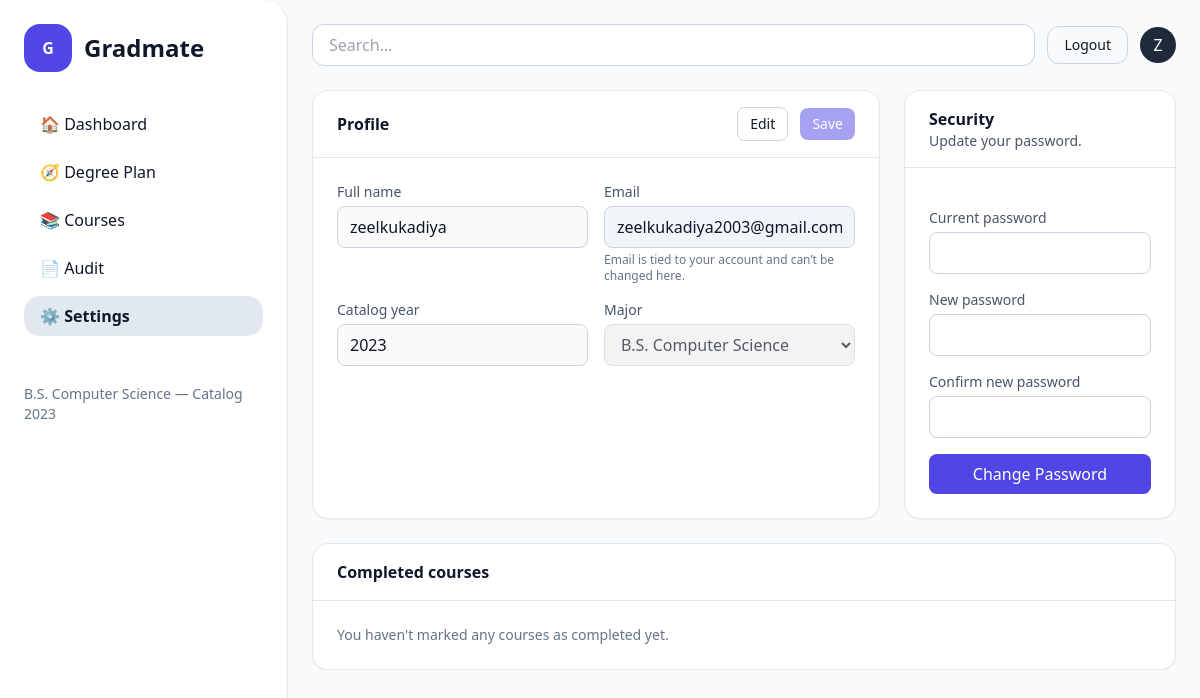
/settings/ (signed in), run on an earlier commit of the app's database.
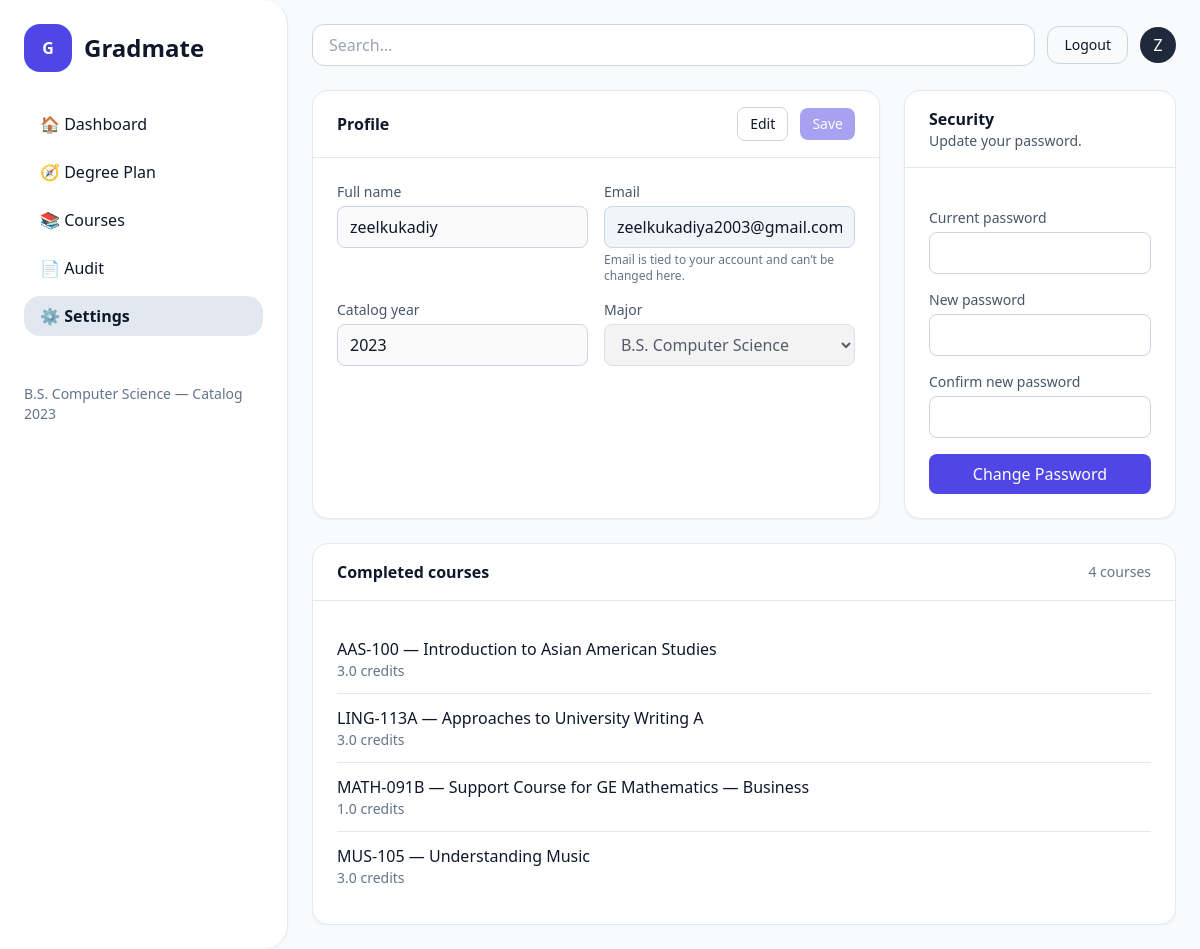
And on a later commit of the database.
### users/models.py (models this page shows, shortened)
class StudentProfile(models.Model):
    PROGRAM_CHOICES = [
        ("BS_CS", "B.S. Computer Science"),
        ("BS_IT", "B.S. Information Technology"),
        ("MS_CS", "M.S. Computer Science"),
        ("MBA", "MBA"),
    ]
    user = models.OneToOneField(
        settings.AUTH_USER_MODEL, on_delete=models.CASCADE, related_name="profile"
    )
    completed_codes = models.TextField(blank=True, default="")
    program = models.CharField(max_length=32, choices=PROGRAM_CHOICES)
    catalog_year = models.PositiveSmallIntegerField(
        validators=[MinValueValidator(2000), MaxValueValidator(2100)],
        help_text="e.g., 2024",
    )
    avg_credits_per_term = models.PositiveIntegerField(default=15)
    max_credits_next_term = models.PositiveIntegerField(default=15)

class CompletedClass(models.Model):
    profile = models.ForeignKey(
        StudentProfile, on_delete=models.CASCADE, related_name="completed_classes"
    )
    course = models.ForeignKey(
        Course, on_delete=models.CASCADE, related_name="completions"
    )
    term = models.CharField(max_length=12, blank=True)
    class Meta:
        unique_together = (("profile", "course"),)

class Course(models.Model):
    program = models.CharField(max_length=32, choices=StudentProfile.PROGRAM_CHOICES)
    catalog_year = models.PositiveSmallIntegerField(
        validators=[MinValueValidator(2000), MaxValueValidator(2100)]
    )
    tags = models.ManyToManyField(
        Tag,
        blank=True,
        related_name="courses",
        help_text="Optional labels like LAB, SUPPORT, GE-QR, etc.",
    )
    code = models.CharField(max_length=16)
    title = models.CharField(max_length=128)
    credits = models.DecimalField(max_digits=4, decimal_places=1, default=3.0)
    subject = models.CharField(max_length=32, blank=True, default="")
    level = models.CharField(max_length=50, null=True, blank=True)
    section = models.CharField(max_length=16, blank=True, default="")
    description = models.TextField(blank=True, default="")
    prerequisites = models.ManyToManyField(
        "self",
        symmetrical=False,
        blank=True,
        related_name="as_prerequisite_for",
    )
    corequisites = models.ManyToManyField(
        "self",
        symmetrical=False,
        blank=True,
        related_name="as_corequisite_for",
    )
    offered_in = models.ManyToManyField(Term, related_name="offerings", blank=True)
    PREREQ_MODES = (
        ("ALL", "All listed are required"),
        ("ANY", "Any one is sufficient"),
    )
    prereq_mode = models.CharField(max_length=3, choices=PREREQ_MODES, default="ALL")
    class Meta:
        unique_together = (("program", "catalog_year", "code"),)
        ordering = ["program", "catalog_year", "code"]

### users/views.py (the view, shortened to what this page needs)
# urls.py: path("settings/", users_views.settings_page, name="settings"),
@profile_required
def settings_page(request):
    profile = request.profile
    submit_kind = request.POST.get("form", "")
    profile_form = ProfileSettingsForm(
        request.user, profile,
        data=(request.POST if submit_kind == "profile" else None)
    )
    pwd_form = PasswordChangeForm(
        request.user,
        data=(request.POST if submit_kind == "password" else None)
    )
    completed_courses = (
        CompletedClass.objects
        .filter(profile=profile)
        .select_related("course")
        .order_by("course__subject", "course__code")
    )
    return render(request, "settings.html", {
        "profile_form": profile_form,
        "pwd_form": pwd_form,
        "profile": profile,
        "completed_courses": completed_courses,
    })

### users/forms.py (shortened to what this page needs)
class ProfileSettingsForm(forms.Form):
    full_name = forms.CharField(label="Full name", max_length=150)
    email = forms.EmailField(label="Email", disabled=True, required=False)
    catalog_year = forms.IntegerField(label="Catalog year", min_value=2000, max_value=2100)
    program = forms.ChoiceField(label="Major", choices=StudentProfile.PROGRAM_CHOICES)
    def __init__(self, user, profile, *args, **kwargs):
        super().__init__(*args, **kwargs)
        full = (user.get_full_name() or "").strip()
        self.fields["full_name"].initial = full if full else (user.username or "")
        self.fields["email"].initial = user.email
        self.fields["email"].disabled = True
        self.fields["catalog_year"].initial = profile.catalog_year
        self.fields["program"].initial = profile.program

### users/views.py (called while the page is built)
def profile_required(viewfunc):
    @wraps(viewfunc)
    @login_required
    def _wrapped(request, *args, **kwargs):
        profile = StudentProfile.objects.filter(user=request.user).first()
        if not profile:
            messages.info(request, "Create your student profile to continue.")
            next_url = request.get_full_path()
            return redirect(f"{reverse('setup_profile')}?next={next_url}")
        request.profile = profile
        return viewfunc(request, *args, **kwargs)
    return _wrapped

### templates/settings.html (shortened to what this page needs)
{% extends "base.html" %}
{% block content %}
  <div class="overflow-y-auto" style="max-height: calc(100vh - 96px);">
    <div class="grid grid-cols-1 lg:grid-cols-3 gap-6">
      <section class="lg:col-span-2 bg-white rounded-2xl shadow-sm border border-slate-200">
        <div class="border-b border-slate-200 px-6 py-4 flex items-center justify-between">
          <h2 class="font-semibold">Profile</h2>
          <div class="space-x-2">
            <button
              id="editBtn"
              type="button"
              class="px-3 py-1.5 rounded-lg border border-slate-300 text-sm hover:bg-slate-100"
            >
              Edit
            </button>
            <button
              id="saveBtn"
              form="profileForm"
              disabled
              class="px-3 py-1.5 rounded-lg bg-indigo-600 text-white text-sm opacity-50 cursor-not-allowed hover:bg-indigo-700"
            >
              Save
            </button>
          </div>
        </div>
        <form
          id="profileForm"
          method="post"
          class="p-6 grid grid-cols-1 md:grid-cols-2 gap-4"
        >
          <div>
            <label class="block text-sm text-slate-600 mb-1">Full name</label>
            <input
              id="full_name"
              name="full_name"
              value="{{ profile_form.full_name.value|default_if_none:'' }}"
              class="w-full rounded-lg border border-slate-300 px-3 py-2"
              disabled
            >
          </div>
          <div>
            <label class="block text-sm text-slate-600 mb-1">Email</label>
            <input
              id="email"
              type="email"
              name="email"
              value="{{ profile_form.email.value|default_if_none:'' }}"
              class="w-full rounded-lg border border-slate-300 px-3 py-2 bg-slate-100"
              disabled
            >
            <p class="text-xs text-slate-500 mt-1">
              Email is tied to your account and can’t be changed here.
            </p>
          </div>
          <div>
            <label class="block text-sm text-slate-600 mb-1">Catalog year</label>
            <input
              id="catalog_year"
              type="number"
              name="catalog_year"
              value="{{ profile_form.catalog_year.value|default:profile.catalog_year }}"
              class="w-full rounded-lg border border-slate-300 px-3 py-2"
              disabled
            >
          </div>
          <div>
            <label class="block text-sm text-slate-600 mb-1">Major</label>
            <select
              id="program"
              name="program"
              class="w-full rounded-lg border border-slate-300 px-3 py-2"
              disabled
            >
              {% for val, label in profile_form.fields.program.choices %}
                <option
                  value="{{ val }}"
                  {% if profile_form.program.value == val or profile.program == val %}
                    selected
                  {% endif %}
                >
                  {{ label }}
                </option>
              {% endfor %}
            </select>
          </div>
        </form>
      </section>
      <section class="bg-white rounded-2xl shadow-sm border border-slate-200">
        <div class="border-b border-slate-200 px-6 py-4">
          <h2 class="font-semibold">Security</h2>
          <p class="text-sm text-slate-600">Update your password.</p>
        </div>
        <form method="post" class="p-6 space-y-4">
          <div>
            <label class="block text-sm text-slate-600 mb-1">Current password</label>
            <input
              type="password"
              name="old_password"
              class="w-full rounded-lg border border-slate-300 px-3 py-2"
              required
            >
          </div>
          <div>
            <label class="block text-sm text-slate-600 mb-1">New password</label>
            <input
              type="password"
              name="new_password1"
              class="w-full rounded-lg border border-slate-300 px-3 py-2"
              required
            >
          </div>
          <div>
            <label class="block text-sm text-slate-600 mb-1">Confirm new password</label>
            <input
              type="password"
              name="new_password2"
              class="w-full rounded-lg border border-slate-300 px-3 py-2"
              required
            >
          </div>
          <button
            class="w-full rounded-lg bg-indigo-600 text-white px-4 py-2 hover:bg-indigo-700"
          >
            Change Password
          </button>
        </form>
      </section>
      <section class="lg:col-span-3 bg-white rounded-2xl shadow-sm border border-slate-200">
        <div class="border-b border-slate-200 px-6 py-4 flex items-center justify-between">
          <h2 class="font-semibold">Completed courses</h2>
          {% if completed_courses %}
            <span class="text-sm text-slate-500">
              {{ completed_courses|length }} course{{ completed_courses|length|pluralize }}
            </span>
          {% endif %}
        </div>
        <div class="p-6">
          {% if completed_courses %}
            <ul class="divide-y divide-slate-200">
              {% for cc in completed_courses %}
                <li class="py-3">
                  <p class="font-medium">
                    {{ cc.course.code }} — {{ cc.course.title }}
                  </p>
                  <p class="text-sm text-slate-500">
                    {% if cc.course.credits %}
                      {{ cc.course.credits }} credits
                    {% endif %}
                  </p>
                </li>
              {% endfor %}
            </ul>
          {% else %}
            <p class="text-sm text-slate-500">
              You haven't marked any courses as completed yet.
            </p>
          {% endif %}
        </div>
      </section>
    </div>
  </div>
{% endblock %}

### templates/base.html (shortened to what this page needs)
{% load static %}
<!doctype html>
<html lang="en">
<head>
  <script src="https://cdn.tailwindcss.com"></script>
</head>
<body class="bg-slate-50 text-slate-900 min-h-screen">
  <div class="min-h-screen flex">
    <aside class="w-72 bg-white border-r border-slate-200 p-6 rounded-r-3xl shadow-sm">
      <div class="flex items-center gap-3 mb-8">
        <div class="h-12 w-12 rounded-2xl bg-indigo-600 text-white grid place-items-center font-bold select-none">G</div>
        <span class="text-2xl font-semibold select-none">Gradmate</span>
      </div>
      {% with current=request.resolver_match.url_name %}
      <nav aria-label="Main" class="space-y-2">
        <ul class="space-y-2">
          <li>
            <a href="{% url 'dashboard' %}"
               class="block px-4 py-2 rounded-2xl hover:bg-slate-100 {% if current == 'dashboard' %}bg-slate-200 font-semibold{% endif %}">
               🏠 <span>Dashboard</span>
            </a>
          </li>
          <li>
            <a href="{% url 'degree_plan' %}"
               class="block px-4 py-2 rounded-2xl hover:bg-slate-100 {% if current == 'degree_plan' %}bg-slate-200 font-semibold{% endif %}">
               🧭 <span>Degree Plan</span>
            </a>
          </li>
          <li>
            <a href="{% url 'courses' %}"
               class="block px-4 py-2 rounded-2xl hover:bg-slate-100 {% if current == 'courses' %}bg-slate-200 font-semibold{% endif %}">
               📚 <span>Courses</span>
            </a>
          </li>
          <li>
            <a href="{% url 'audit' %}"
               class="block px-4 py-2 rounded-2xl hover:bg-slate-100 {% if current == 'audit' %}bg-slate-200 font-semibold{% endif %}">
               📄 <span>Audit</span>
            </a>
          </li>
          <li>
            <a href="{% url 'settings' %}"
               class="block px-4 py-2 rounded-2xl hover:bg-slate-100 {% if current == 'settings' %}bg-slate-200 font-semibold{% endif %}">
               ⚙️ <span>Settings</span>
            </a>
          </li>
        </ul>
      </nav>
      {% endwith %}
      <div class="mt-12 text-sm text-slate-500 select-none">
        {% if profile %}{{ profile.get_program_display }} — Catalog {{ profile.catalog_year }}{% endif %}
      </div>
    </aside>
    <main class="flex-1 p-6 relative z-10">
      <div class="flex items-center gap-3 mb-6">
        <form action="{% url 'courses' %}" method="get" role="search" class="flex-1">
          <input
            id="global-search"
            name="q"
            type="search"
            placeholder="Search…"
            value="{{ request.GET.q|default:'' }}"
            class="w-full rounded-xl border border-slate-300 px-4 py-2 outline-none focus:ring-2 focus:ring-indigo-500"
            autocomplete="off"
            autofocus
          >
        </form>
        <form action="{% url 'logout' %}" method="post" class="inline">
          <button type="submit" class="inline-flex items-center rounded-xl border border-slate-300 px-4 py-2 text-sm hover:bg-slate-100">
            Logout
          </button>
        </form>
        <a href="{% url 'settings' %}" title="Settings"
           class="h-9 w-9 rounded-full bg-slate-800 text-white grid place-items-center">
          {{ request.user.get_full_name|default:request.user.username|slice:":1"|upper }}
        </a>
      </div>
      {% block content %}{% endblock %}
    </main>
  </div>
</body>
</html>

What changed in the data, as far as the page shows it:
added CompletedClass: course.code "AAS-100", course "Introduction to Asian American Studies", course.credits "3.0"
added CompletedClass: course.code "LING-113A", course "Approaches to University Writing A", course.credits "3.0"
added CompletedClass: course.code "MATH-091B", course "Support Course for GE Mathematics — Business", course.credits "1.0"
added CompletedClass: course.code "MUS-105", course "Understanding Music", course.credits "3.0"
Also different on the page:
form field full_name: "zeelkukadiya" → "zeelkukadiy"
{{ completed_courses|length }}: (not shown) → "4"
text no longer shown: "You haven't marked any courses as completed yet."
text now shown: "course"
